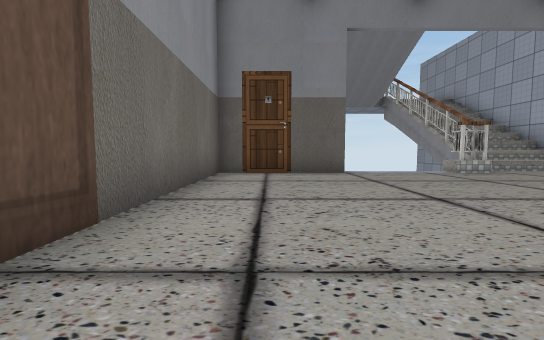
view 1 (above)

12 first-person views from a walk through a 3-D level made in the Unity game engine. The camera is 0.55 m above the floor, tilts 4° down and sees 90° across. The floor is counted in squares, 1 m on a side. Each view is taken from the middle of a square. On the plan, view 1 faces up. The plan holds only what a view shows up to about 9 squares ahead; the rest is blank. The place goes on beyond the plan. The player is left out. Some surface patterns are stand-ins.

view 2
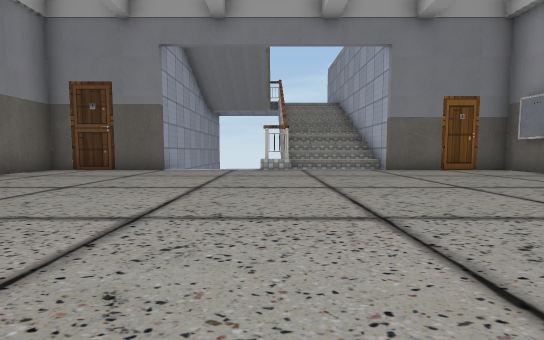

view 3
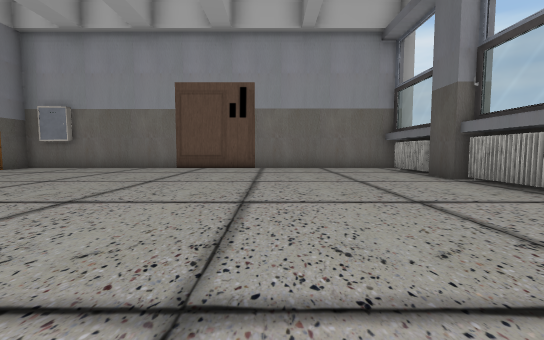

view 4
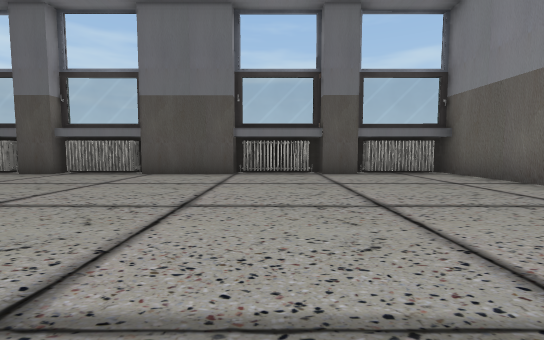

view 5
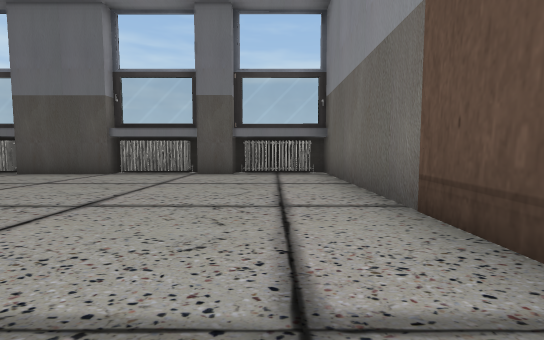

view 6
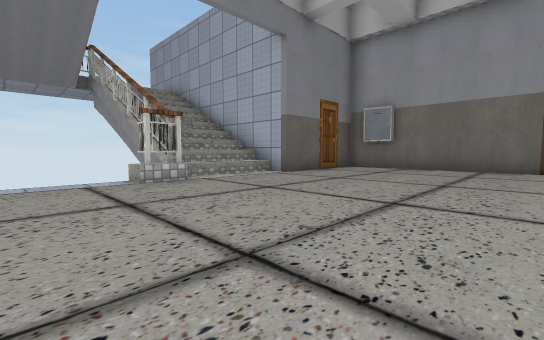

view 7
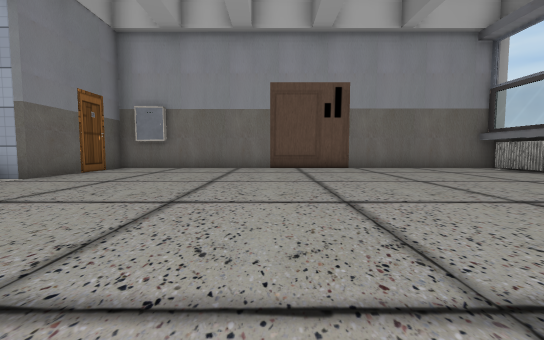

view 8
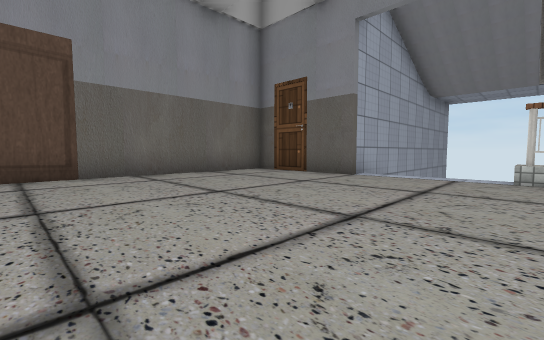

view 9
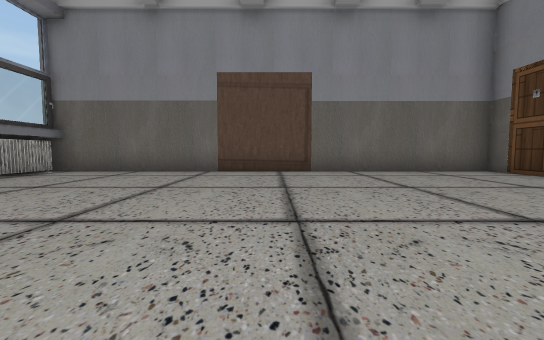

view 10
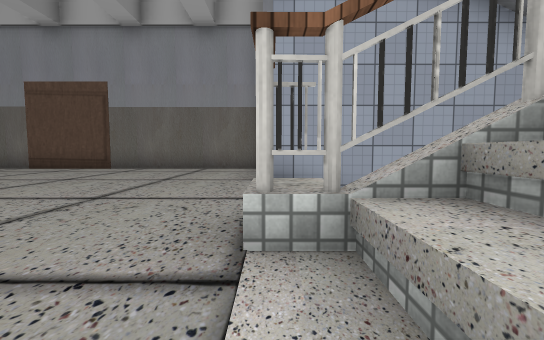

view 11
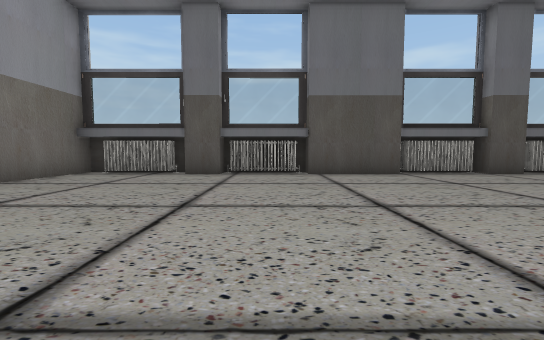

view 12
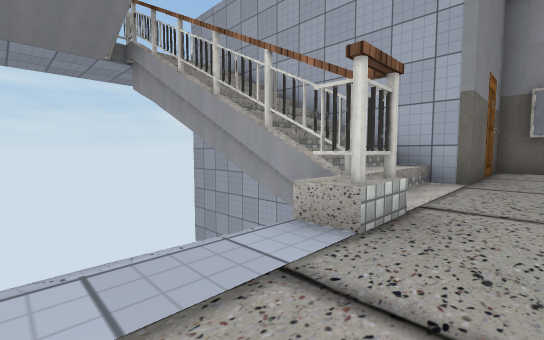

### Floor plan
Key: @ floor where view 1 was taken; # wall or solid block; . floor; ^ raised ledge; v drop or lower ground; O other object.
Columns run from 2 left of view 1 to 12 right of it. Each row starts with its distance up from view 1.
 10     #vvv#
  9     #vv#^^#
  8     #vv#^^^
  7 #####..O...####
  6 #.............#
  5 #.............#
  4 #.............#
  3 #.............#
  2 #.............#
  1 #.............#
  0 #.@...........#
 -1 #.............#
 -2 #.............#
 -3 #.............#
 -4 #.............#
 -5 ##O######O#####

Where each view was taken, in squares from view 1:
view 1: 0 up, 0 right, facing up
view 2: 1 down, 5 right, facing up
view 3: 1 down, 3 right, facing right
view 4: 2 up, 3 right, facing down
view 5: 2 up, 0 right, facing down
view 6: 2 up, 3 right, facing up-right
view 7: 2 up, 3 right, facing right
view 8: 1 up, 5 right, facing up-left
view 9: 1 up, 6 right, facing left
view 10: 7 up, 7 right, facing left
view 11: 2 up, 7 right, facing down
view 12: 6 up, 3 right, facing up-right
